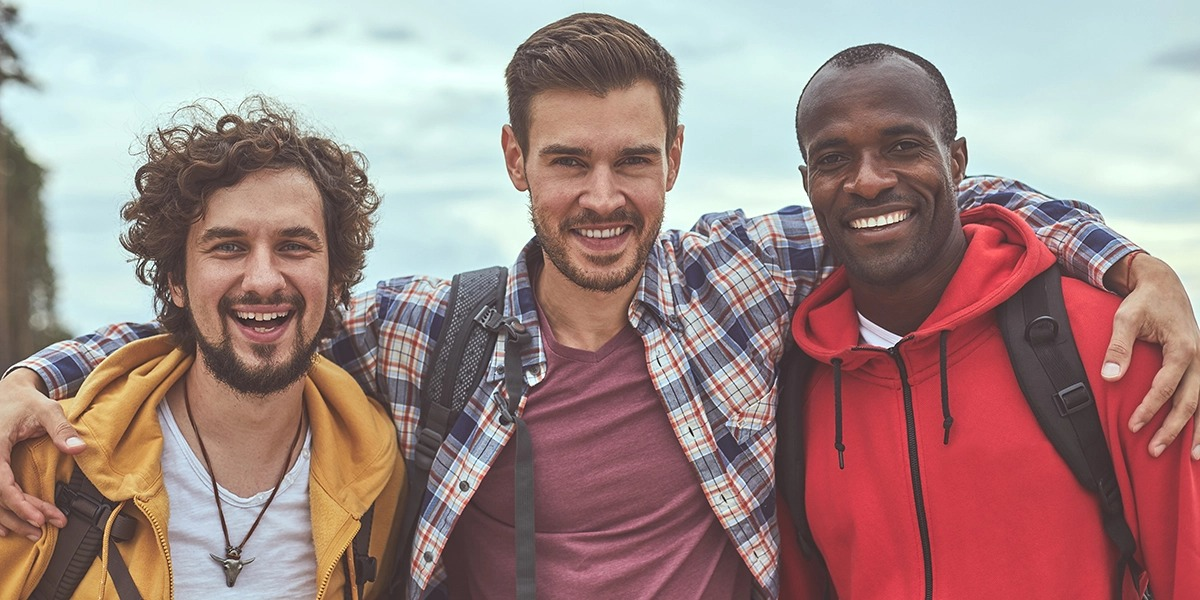
#> input picture image_Processing/face2.jpg, 1200 x 600 px, found by its file name
$ python blur_faces.py
#> lines starting #> are read from the running program, lines starting #| are printed output that depends on the picture; after the words box and inside, x2 and y2 are one past the last pixel; in counts of white or black regions, pixels touching at a corner belong together
from skimage import io, feature, filters, data
import matplotlib.pyplot as plt


def getFace(d):
    x, y = d['r'], d['c']

    width, height = d['r'] + d['width'], d['c'] + d['height']

    face = image[x:width, y:height]

    return face


def applyGaussianBlur(image, detected, sigma=5):
    for d in detected:
        face = getFace(d)

        gaussian_face = filters.gaussian(
            face, channel_axis=2, sigma=sigma) * 255

        x, y = d['r'], d['c']
        width, height = d['r'] + d['width'], d['c'] + d['height']

        image[x:width, y:height, :] = gaussian_face

    return image


image = io.imread("image_Processing/face2.jpg")
#> image is the input picture: shape (600, 1200, 3); mean R, G, B 161.2, 136.4, 133.5

trained_file = data.lbp_frontal_face_cascade_filename()

detector = feature.Cascade(trained_file)

detected = detector.detect_multi_scale(
    img=image, scale_factor=1.2, step_ratio=1.0, min_size=(50, 50), max_size=(400, 400))
#> detected = 3 items


output = applyGaussianBlur(image, detected)
#> the loop in applyGaussianBlur, `for d in detected:` made 3 passes
#> (d, x, y, width, height) on passes 1 to 3: ({'r': 186, 'c': 180, 'width': 170, 'height': 170}, 186, 180, 356, 350), ({'r': 88, 'c': 783, 'width': 172, 'height': 172}, 88, 783, 260, 955), ({'r': 91, 'c': 509, 'width': 190, 'height': 190}, 91, 509, 281, 699)
#> pass 1, in getFace, `face = image[x:width, y:height]`:
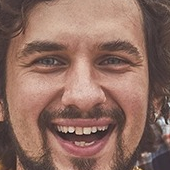
#> face: shape (170, 170, 3); mean R, G, B 142.9, 108.7, 97.4
#> pass 1, in applyGaussianBlur, `gaussian_face = filters.gaussian( face, channel_axis=2, sigma=sigma) *..`:
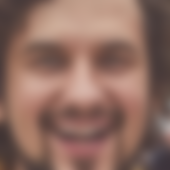
#> gaussian_face: shape (170, 170, 3) float64; mean R, G, B 143, 108.8, 97.5
#> pass 2, in getFace (call 2), `face = image[x:width, y:height]`:
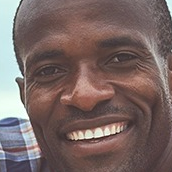
#> face: shape (172, 172, 3); mean R, G, B 120.3, 102, 99.3
#> pass 2, in applyGaussianBlur, `gaussian_face = filters.gaussian( face, channel_axis=2, sigma=sigma) *..`:
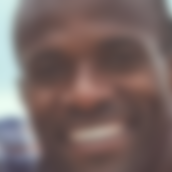
#> gaussian_face: shape (172, 172, 3) float64; mean R, G, B 120.4, 102.2, 99.5
#> after the loop in applyGaussianBlur, `for d in detected:`:
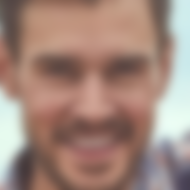
#> face: shape (190, 190, 3); mean R, G, B 161.9, 134.1, 123.1
#> after the loop in applyGaussianBlur, `for d in detected:`:
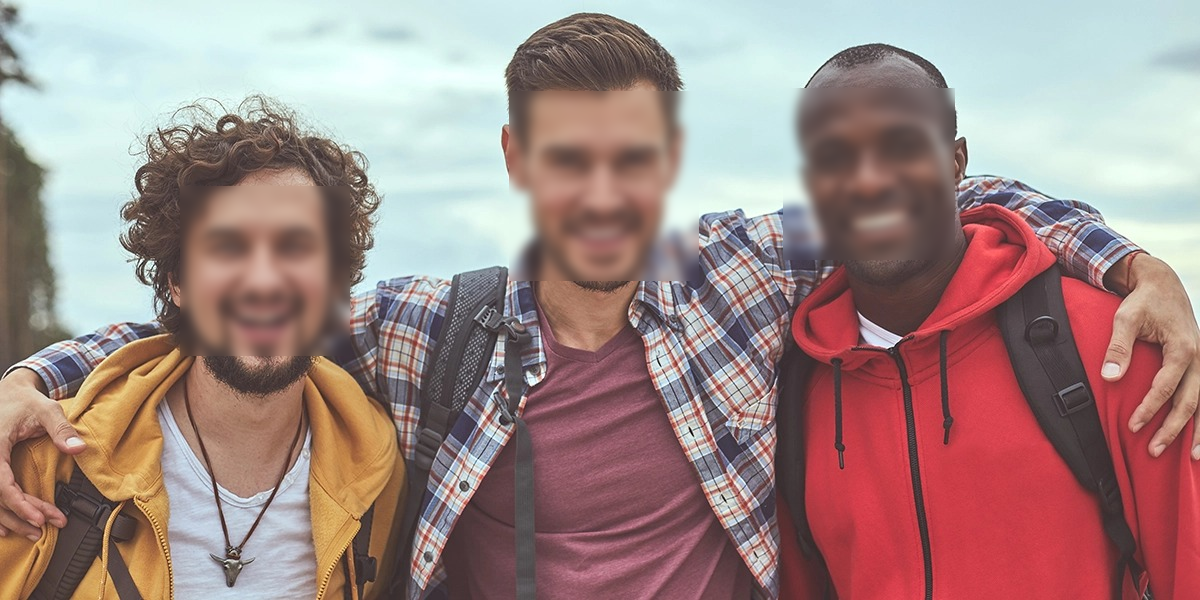
#> image: shape (600, 1200, 3); 13.09% of pixels changed, all inside (x1, y1, x2, y2) = (180, 88, 955, 356)

# If you want to save
# io.imsave("output3.jpg", output)

plt.imshow(output)
plt.axis('off')
plt.show()
